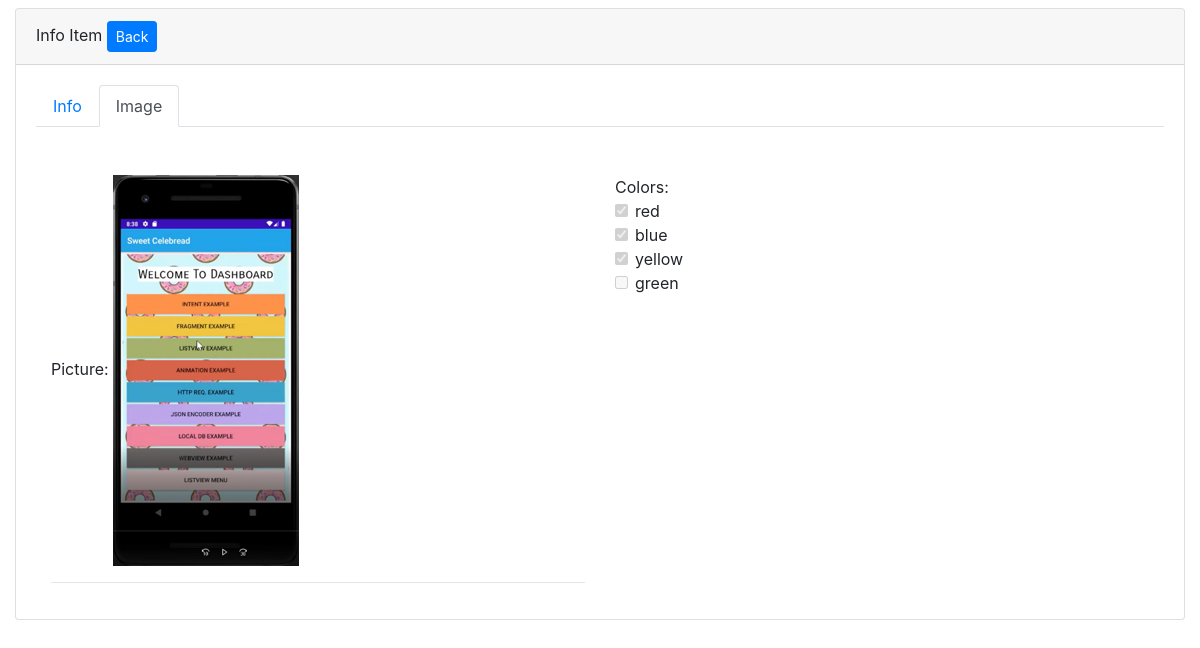
/info.php?id=2&view=info_image.php, run on the app's committed database.
### tables this page shows
CREATE TABLE `items` (
  `i_id` int(11) NOT NULL,
  `i_name` varchar(255) NOT NULL,
  `i_description` text NOT NULL,
  `i_date` date NOT NULL,
  `i_picture` varchar(255) NOT NULL,
  `i_price` double NOT NULL,
  `i_colors` varchar(100) NOT NULL,
  `i_url` varchar(1000) NOT NULL
);

### info_image.php (the view)
<div class="row">
	<div class="col-md-6">
		Picture:
		<img class="img img-fluid" src="./uploads/<?= $r["i_picture"] ?>" /><hr />
	</div>
	<div class="col-md-6">
	<?php
		$colors = explode(",", $r["i_colors"]);
	?>
		Colors:<br />
		<div class="form-check">
			<label class="form-check-label">
				<input type="checkbox" disabled name="colors[]" <?= in_array("red", $colors) ? "checked" : "" ?> class="form-check-input" value="red"> red
			</label>
		</div>
		<div class="form-check">
			<label class="form-check-label">
				<input type="checkbox" disabled <?= in_array("blue", $colors) ? "checked" : "" ?> name="colors[]" class="form-check-input" value="blue"> blue
			</label>
		</div>
		<div class="form-check">
			<label class="form-check-label">
				<input type="checkbox" disabled <?= in_array("yellow", $colors) ? "checked" : "" ?> name="colors[]" class="form-check-input" value="yellow"> yellow
			</label>
		</div>
		<div class="form-check">
			<label class="form-check-label">
				<input type="checkbox" disabled <?= in_array("green", $colors) ? "checked" : "" ?> name="colors[]" class="form-check-input" value="green"> green
			</label>
		</div>
	</div>
</div>

### data on the page
items: i_picture (picture), i_colors "☑"
